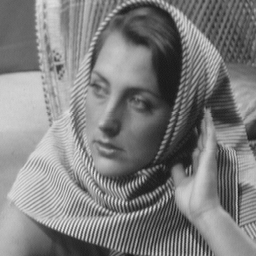
//> input picture H.png, 256 x 256 px
$ ./main   (built with g++ and OpenCV 4)
//> lines starting //> are read from the running program, lines starting //| are printed output that depends on the picture; after the words box and inside, x2 and y2 are one past the last pixel; in counts of white or black regions, pixels touching at a corner belong together
### LDMM.h
//OpenCV Utilities
#include <opencv2/core/core.hpp>
#include <opencv2/imgproc/imgproc.hpp>
#include <opencv2/highgui/highgui.hpp>
#include <opencv2/features2d/features2d.hpp>
//Eigen Utilities
#include <Eigen/Dense>
#include <Eigen/Core>
#include <Eigen/Sparse>
#include <Eigen/IterativeLinearSolvers>
//STL Utilities
#include <iostream>
#include <vector>
#include <fstream>
//igl Utilities
#include <igl/slice.h>

class LDMM{
private:
    cv::Mat H;		//Ground truth image
    cv::Mat y;		//The sampled image
    cv::Mat mask;	//Indicator of the sampled region
    int m, n;		//The size of the image
    int px, py;		//Patch size
    float rate;		//Sampling rate
    float mu;		//Weight in the weight graph Laplacian
    //ms: the number of neighbors involved in constructing graph Laplacian
    //ms_normal: the index of the distance used in Gaussian kernel
    int ms, ms_normal;
    //Number of iterations required
    int outerloop;
    //Weights of the local coordinate in semi-local patch
    int scale_target, scale_initial;

public:
    /**************************************************************************
    //Constructor
    **************************************************************************/
    LDMM(cv::Mat &H0, cv::Mat &y0, cv::Mat &mask0, int m0, int n0, int px0=10, int py0=10, float rate0=0.1, int ms0=20, int ms_normal0=10, int outerloop0=15, int scale_target0=3, int scale_initial0=10){
	H=H0; y=y0; mask=mask0;
	m=m0; n=n0;
	px=px0; py=py0;
	rate=rate0;
	mu=1.0/rate-1.0;
	ms=ms0; ms_normal=ms_normal0;
	outerloop=outerloop0;
	scale_target=scale_target0;
	scale_initial=scale_initial0;
    }

    /**************************************************************************
    //Destructor
    **************************************************************************/
    ~LDMM(){}

    /**************************************************************************
    //Image to semi-local patch transformation.
    //u: m X n mat represents the image
    //px, py: the size of the patch
    //scale: parameter to control the weight of local coordinate
    **************************************************************************/
    cv::Mat image2patch_local(cv::Mat &u, int scale);

    /******************************************************************************
    //Compute the affinity matrix
    ******************************************************************************/
    Eigen::SparseMatrix<float> weight_ann_local(cv::Mat &patch);

    /******************************************************************************
    //Major swap
    //Swap a vector into the following index [(n-1)*m:n*m-1, 0:(n-1)*m-1]
    ******************************************************************************/
    std::vector<int> major_swap(std::vector<int> &p);

    /******************************************************************************
    //Minor swap
    //Swap a vector into the following index [m-1, 0:(m-2), 2*m-1, m:(2*m-2), ...]
    ******************************************************************************/
    std::vector<int> minor_swap(std::vector<int> &p);

    /******************************************************************************
    //Assemble weights, do row and column swap
    ******************************************************************************/
    Eigen::SparseMatrix<float> assemble_weight(Eigen::SparseMatrix<float> &W);

    /******************************************************************************
    //Calculate PSNR
    ******************************************************************************/
    double getPSNR(cv::Mat &src, cv::Mat &dest);

    /******************************************************************************
    //Low dimensional manifold model
    //y: sampled image, to be inpainted
    //mask: the indicator function. 0: unsampled pixel; 1: sampled pixel
    //H: ground truth image
    //mu: weights in the graph Laplacian
    //outerloop: number of iterations to be performed for image inpainting
    //px, py: patch size
    //ms, ms_normal: number of neighors used to construct graph Laplacian, and for normalization
    //scale_initial, scale_target: weights of the local coordinate in the semi-local patch
    //out: the result images
    //psnr: psnr between inpainted and ground truth
    ******************************************************************************/
    std::pair<std::vector<cv::Mat>, std::vector<double> > LDMM2D();
};

### LDMM.cpp
#include "LDMM.h"

/**************************************************************************
//Image to semi-local patch transformation.
//u: m X n mat represents the image
//px, py: the size of the patch
//scale: parameter to control the weight of local coordinate
**************************************************************************/
// [30 lines left out: function image2patch_local, not called in this run]

/******************************************************************************
//Compute the affinity matrix
******************************************************************************/
// [53 lines left out: function weight_ann_local, not called in this run]

/******************************************************************************
//Major swap
//Swap a vector into the following index [(n-1)*m:n*m-1, 0:(n-1)*m-1]
******************************************************************************/
// [6 lines left out: function major_swap, not called in this run]

/******************************************************************************
//Minor swap
//Swap a vector into the following index [m-1, 0:(m-2), 2*m-1, m:(2*m-2), ...]
******************************************************************************/
// [8 lines left out: function minor_swap, not called in this run]

/******************************************************************************
//Assemble weights, do row and column swap
******************************************************************************/
// [44 lines left out: function assemble_weight, not called in this run]

/******************************************************************************
//Calculate PSNR
******************************************************************************/
// [19 lines left out: function getPSNR, not called in this run]


/******************************************************************************
//Low dimensional manifold model
//y: sampled image, to be inpainted
//mask: the indicator function. 0: unsampled pixel; 1: sampled pixel
//H: ground truth image
//mu: weights in the graph Laplacian
//outerloop: number of iterations to be performed for image inpainting
//px, py: patch size
//ms, ms_normal: number of neighors used to construct graph Laplacian, and for normalization
//scale_initial, scale_target: weights of the local coordinate in the semi-local patch
//out: the result images
//psnr: psnr between inpainted and ground truth
******************************************************************************/
std::pair<std::vector<cv::Mat>, std::vector<double> > LDMM::LDMM2D(){
    std::vector<cv::Mat> out;
    std::vector<double> psnr;
    //Set random seed
    cv::RNG rng;
    cv::theRNG().state=1;

    int m=y.rows, n=y.cols;
    int r=m*n;

    //Note for reshape function, openCV is row by row; Matlab is column by column.
    //Hence we first need transpose, when finished transpose again
    cv::transpose(mask, mask);
    mask=mask.reshape(0, 1);
    cv::transpose(y, y);
    y=y.reshape(0, 1);

    float *ptmask=mask.ptr<float>(0);
    float *pty=y.ptr<float>(0);

    int numNonZero=cv::countNonZero(mask);
    int numZero=r-numNonZero;

    //u: a copy of the sampled image in Eigen vector format
    Eigen::VectorXf u(r);
    for(int i=0; i<r; i++)
	u[i]=pty[i];

    //mask, ~mask
    Eigen::VectorXi idNonZero(numNonZero), idZero(numZero);
    Eigen::VectorXi rowid(1);
    rowid(0)=0;
    int countZero=0, countNonZero=0;
    for(int i=0; i<r; i++){
	if(ptmask[i]==0)
	    idZero[countZero++]=i;
	else
	    idNonZero[countNonZero++]=i;
    }
    Eigen::VectorXf y_small;
    igl::slice(u, idNonZero, rowid, y_small);

    float meanPixel=y_small.mean();
    float stdPixel=0.0;
    for(int i=0; i<y_small.size(); i++){
	stdPixel+=(y_small[i]-meanPixel)*(y_small[i]-meanPixel);
    }
    stdPixel/=(y_small.size());
    stdPixel=std::sqrt(stdPixel);
    std::cout<<"Mean pixel: "<<meanPixel<<std::endl;
    std::cout<<"Std pixel: "<<stdPixel<<" "<<y_small.size()<<std::endl;
    for(int i=0; i<numZero; i++){
	u[idZero[i]]=meanPixel+2.0*stdPixel*rng.gaussian(1.0);
    }

    Eigen::VectorXf x;
    igl::slice(u, idZero, rowid, x);

    //Starts the main loop of LDMM
    int scale=scale_initial+1;
    for(int iter=0; iter<outerloop; iter++){
	scale=std::max(scale-1, scale_target);
	//Generate the patch set
	cv::Mat uu=cv::Mat::zeros(1, r, CV_32F);
	float *ptuu=uu.ptr<float>(0);
	for(int i=0; i<r; i++){
	    ptuu[i]=u[i];
	}
	uu=uu.reshape(0, n);
	cv::transpose(uu, uu);

	cv::Mat patch=image2patch_local(uu, scale);

	//Compute the weight matrix
	Eigen::SparseMatrix<float> W=weight_ann_local(patch);
	//Get max(W, W^T)
	Eigen::SparseMatrix<float> WT(W.transpose());
	Eigen::SparseMatrix<float> A=(W+WT)/2.0;
	Eigen::SparseMatrix<float> B=(WT-W)/2.0;
	for(int k=0; k<B.outerSize(); ++k){
	    for(Eigen::SparseMatrix<float>::InnerIterator it(B, k); it; ++it){
		if(it.value()<0)
		    B.coeffRef(it.row(), it.col())=-it.value();
	    }
	}
	W=A+B;
	W=W.pruned(1.0, 0.001);
	W.makeCompressed();

	//Assemble weights
	W=assemble_weight(W);

	//Generate Graph Laplacian, L
	//Vector of row sum of the affinity matrix W, each element is the sum of the corresponding row
	Eigen::VectorXf DV=W*Eigen::VectorXf::Ones(W.cols());
	Eigen::SparseMatrix<float> D=Eigen::SparseMatrix<float>(r, r);
	D.reserve(r);
	std::vector<Eigen::Triplet<float> > tripletListD;
	for(int i=0; i<r; i++){
	    tripletListD.push_back(Eigen::Triplet<float>(i, i, DV[i]));
	}
	D.setFromTriplets(tripletListD.begin(), tripletListD.end());

	//Graph Laplacian
	Eigen::SparseMatrix<float> L=D-W;

	//Set up linear equations
	//WM=W(~mask, mask), LM=L(~mask, mask). These are used to contruct Mat_2
	Eigen::SparseMatrix<float> WM(numZero, numNonZero);
	Eigen::SparseMatrix<float> LM(numZero, numNonZero);
	igl::slice(W, idZero, idNonZero, WM);
	igl::slice(L, idZero, idNonZero, LM);
	Eigen::SparseMatrix<float> Mat_2=mu*WM-2.0*LM;

	//Mat_1, LN=L(~mask, ~mask)
	Eigen::VectorXf deltaV=WM*Eigen::VectorXf::Ones(WM.cols());
	Eigen::SparseMatrix<float> delta=Eigen::SparseMatrix<float>(numZero, numZero);
	std::vector<Eigen::Triplet<float> > tripletListdelta;
	for(int i=0; i<numZero; i++){
	    tripletListdelta.push_back(Eigen::Triplet<float>(i, i, deltaV[i]));
	}
	delta.setFromTriplets(tripletListdelta.begin(), tripletListdelta.end());
	Eigen::SparseMatrix<float> LN(numZero, numZero);
	igl::slice(L, idZero, idZero, LN);
	Eigen::SparseMatrix<float> Mat_1=2.0*LN+mu*delta;

	//The right hand side of the linear system
	Eigen::VectorXf b=Mat_2*y_small;
	//Unsampled region: to solve through the linear system
	Eigen::VectorXf x(numZero);
	//Solve the linear system
	Eigen::BiCGSTAB<Eigen::SparseMatrix<float> > Solver;
	Solver.compute(Mat_1);
	x=Solver.solve(b);
	//Fill in the missing part of u
	int countx=0;
	for(int i=0; i<numZero; i++){
	    u[idZero[i]]=x[countx++];
	}

	for(int i=0; i<r; i++){
	    if(u[i]<0 || u[i]>1)
		std::cout<<"Bad value: "<<u[i]<<std::endl;
	}

	//Convert u to an image
	cv::Mat img=cv::Mat::zeros(1, r, CV_32F);
	float *ptimg=img.ptr<float>(0);
	for(int i=0; i<r; i++)
	    ptimg[i]=u[i];
	img=img.reshape(0, n);
	cv::transpose(img, img);
	out.push_back(img);

	cv::imshow("img", img);

	//Compute PSNR
	psnr.push_back(getPSNR(img, H));
	std::cout<<"PSNR: "<<psnr.back()<<std::endl;
    }
    cv::waitKey();
    return std::make_pair(out, psnr);
}

### main.cpp
//This code implements the LDMM WGL for image inpainting
//Compile: g++ -I../LDMM_V2/libigl/include/ -I/usr/include/eigen3 *.cpp -o LDMM `pkg-config --cflags --libs opencv` -O3
#include "LDMM.h"

int main(int argc, char **argv){
    //H is the ground truth image, 0 means read grayscale image
    cv::Mat H0=cv::imread("H.png", 0);
//> H0 is the input picture: 256 rows x 256 cols, CV_8UC1; min 23, max 231, mean 126.4
    if(!H0.data) return -1;
    cv::Mat H;
    H0.convertTo(H, CV_32F);
    std::cout<<"H's channels: "<<H.channels()<<" H's size: "<<H.rows<<" "<<H.cols<<std::endl;
//| H's channels: 1 H's size: 256 256
    H/=255.0;
    //y is the sampled image
    cv::Mat y0=cv::imread("y.png", 0);
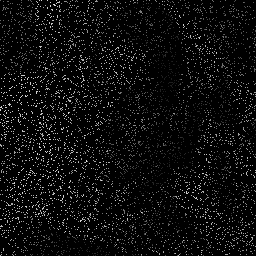
//> input picture y.png, 256 x 256 px
//> y0 is the input picture: 256 rows x 256 cols, CV_8UC1; min 0, max 226, mean 12.7
    if(!y0.data) return -1;
    cv::Mat y;
    y0.convertTo(y, CV_32F);
    std::cout<<"y's channels: "<<y.channels()<<" y's size: "<<y.rows<<" "<<y.cols<<std::endl;
//| y's channels: 1 y's size: 256 256
    y/=255.0;
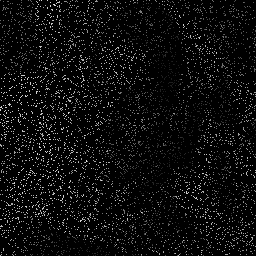
//> y: 256 rows x 256 cols, CV_32FC1; min 0, max 0.886, mean 0.0496

    //mask is the indicator function
    cv::Mat mask0=cv::imread("mask.png", 0);
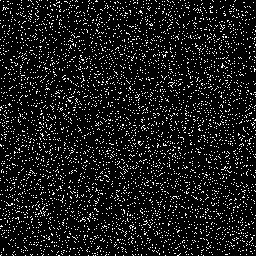
//> input picture mask.png, 256 x 256 px
//> mask0: 256 rows x 256 cols, CV_8UC1; 10% white in thin lines or dots
    if(!mask0.data) return -1;
    cv::Mat mask;
    mask0.convertTo(mask, CV_32F);
//> mask: 256 rows x 256 cols, CV_32FC1; 10% white in thin lines or dots
    std::cout<<"mask's channels: "<<mask.channels()<<" mask's size: "<<mask.rows<<" "<<mask.cols<<std::endl;
//| mask's channels: 1 mask's size: 256 256
    mask/=255;

    //m and n are the number of pixels along each side of the image
    int m=H.rows, n=H.cols;
//> m = 256; n = 256
    //Sampling rate
    float rate=0.1;
    //Weight in the weighted graph Laplacian
    float mu=1.0/rate-1.0;
    //Patch size
    int px=10, py=10;
    //ms: the number of neighbors involved in constructing graph Laplacian
    //ms_normal: the index of the distance used in Gaussian kernel
    int ms=20, ms_normal=10;
    //Number of iterations required
    int outerloop=15;
    //Weights of the local coordinate in semi-local patch
    int scale_target=3, scale_initial=10;

    //Declare an LDMM object
    LDMM ldmm(H, y, mask, m, n, px, py, rate, ms, ms_normal, outerloop, scale_target, scale_initial);

    //Perform 2D image inpainting
    clock_t begin=clock();
    std::pair<std::vector<cv::Mat>, std::vector<double> > res=ldmm.LDMM2D();
//> in LDMM2D, `cv::transpose(mask, mask);`:
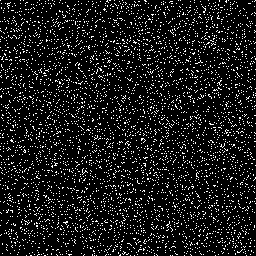
//> mask: 256 rows x 256 cols, CV_32FC1; values 0 (black) and 1 (white), 10% white in thin lines or dots
//> in LDMM2D, `cv::transpose(y, y);`:
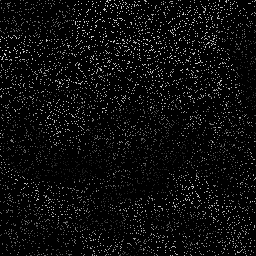
//> y: 256 rows x 256 cols, CV_32FC1; 18.86% of pixels changed, all inside (x1, y1, x2, y2) = (0, 0, 256, 256)
//> in LDMM2D, `int numNonZero=cv::countNonZero(mask);`: numNonZero = 6553
//> in LDMM2D, `int numZero=r-numNonZero;`: numZero = 58983
//> after the loop in LDMM2D, `for(int i=0; i<r; i++)`: countNonZero = 6553
//> (in LDMM2D, `igl::slice(u, idNonZero, rowid, y_small);` was passed over: igl is not available in this run)
//> (the run ends here: the program stops with an error, at `float meanPixel=y_small.mean();`)
